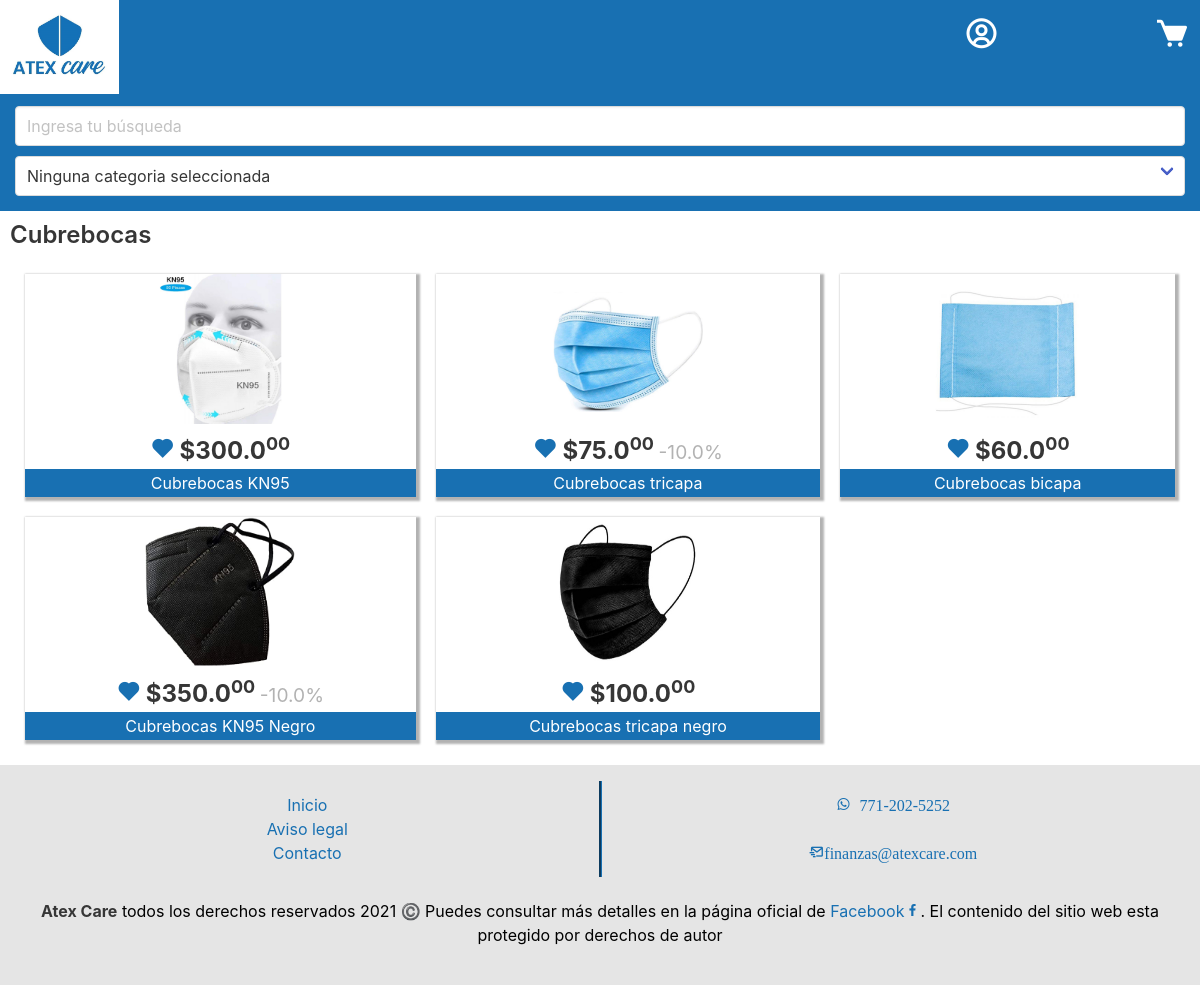
/productos/, run on the app's committed database.
### demo/models.py (models this page shows, shortened)
class Product (models.Model):
    class Category(models.IntegerChoices):
        CUBREBOCAS = 1
        BATAS = 2
        BOTAS = 3
        GORROS = 4
    name = models.CharField("nombre del producto", max_length=50)
    short_description = models.CharField("pequeña descripción", max_length=150)
    long_description = models.CharField("descripción larga", max_length=500)
    price = models.FloatField("precio normal")
    discount = models.FloatField("descuento")
    category = models.IntegerField(choices=Category.choices)
    image = models.ImageField(upload_to='principal_img', null=True)

### demo/views.py (the view)
# urls.py: path('productos/', views.products, name='productos'),
def products(request):
    lista = Product.objects.all()
    context = {
        "productos": lista,
    }
    return render(request, 'demo/products.html', context)

### demo/templates/demo/products.html (shortened to what this page needs)
{% extends 'demo/menu_login.html' %}
{% block body %}
    <section>
        <div class="content">
            <h3>Cubrebocas</h3>
            <div class="has-text-centered container__products">
                {% for p in productos %}
                <div class="column square__img">
                    <a href="{% url 'producto' p.id %}">
                        <img src="{{p.image.url}}" alt="cubrebocas">
                    </a>
                    <div class="products__desc">
                        <span>
                            <i class='bx bxs-heart bx-tada bx-sm' style='color:#1870b2'></i>
                        </span>
                        <span class="price"><strong>${{p.price}}<sup>00</sup></strong></span>
                        {% if p.discount > 0 %}
                        <span class="discount"> -{{p.discount}}%</span>
                        {% endif %}
                        <p class="description">{{p.name}}</p>
                    </div>
                </div>
                {% endfor %}
            </div>
        </div>
    </section>
{% block scripts %}
{% load static %}
{% endblock scripts %}
{% endblock body %}

### demo/templates/demo/menu_login.html (shortened to what this page needs)
{% extends 'demo/base.html' %}
{% block nav %}
<header>
    <div class="columns is-mobile container__login">
        <div class="column">
            <figure class="image">
                <a href="{% url 'index' %}">
                    {% load static %}
                    <img src="{% static 'demo/img/nav-img.png' %}" alt="logo_atex">
                </a>
            </figure>
        </div>
        <div class="column is-four-fifths">
            <div class="columns is-mobile icons__login">
                <div class="column is-four-fifths">
                    <a href="{% url 'login' %}">
                        <i class='bx bx-user-circle bx-md' style='color:#ffffff'></i>
                    </a>
                </div>
                <div class="column icons__end">
                    <a href="{% url 'detalle_carrito' %}">
                        <i class='bx bxs-cart bx-tada bx-md' style='color:#ffffff'></i>
                    </a>
                </div>
            </div>
        </div>
    </div>
    <div class="container__fields">
        <div class="field">
            <div class="control">
                <input class="input" type="text" placeholder="Ingresa tu búsqueda">
            </div>
            <div class="select">
                <select>
                    <option>Ninguna categoria seleccionada</option>
                </select>
            </div>
        </div>
    </div>
</header>
{% endblock nav %}

### demo/templates/demo/base.html (shortened to what this page needs)
<!DOCTYPE html>
<html lang="en">
<head>
    <link href='https://unpkg.com/boxicons@2.0.7/css/boxicons.min.css' rel='stylesheet'>
    <link rel="stylesheet" href="https://cdn.jsdelivr.net/npm/bulma@0.9.1/css/bulma.min.css">
    {% load static %}
    <link rel="stylesheet" href="{% static 'demo/styles.css' %}">
</head>
<body>
    {% block nav %}{% endblock nav %}
    {% block body %}{% endblock body %}
    <footer class="footer">
        <div class="columns is-mobile has-text-centered">
            <div class="column footer__col">
                <ul>
                    <li><a href="{% url 'index' %}">Inicio</a></li>
                    <li><a href="{% url 'legal' %}">Aviso legal</a></li>
                    <li><a href="{% url 'contacto' %}">Contacto</a></li>
                </ul>
            </div>
            <div class="column">
                <a href="">
                    <i class='bx bxl-whatsapp'> 771-202-5252</i>
                </a>
                <br><br>
                <a href="">
                    <i class='bx bx-mail-send'>finanzas@atexcare.com</i>
                </a>
            </div>
        </div>
        <div class="content has-text-centered footer__bot">
            <p>
                <strong>Atex Care</strong> todos los derechos reservados 2021 ©️
                Puedes consultar más detalles en la página oficial de
                <a href="https://www.facebook.com/CUBREBOCAS.atex.care/">Facebook<i
                        class='bx bxl-facebook bx-tada'></i></a>.
                El contenido del sitio web esta protegido por derechos de autor
            </p>
        </div>
    </footer>
</body>

### demo/static/demo/styles.css (style rules this page uses)
html, body { max-width: 100%; overflow-x: hidden; }
:root { --color-primary: #1870b2; --color-primary-reduced: rgb(24, 112, 178,0.1); --color-secondary: rgba(0, 0, 0, 0.1); --color-secondary-max: rgba(0, 0, 0, 0.3); --color-primary-text: #000000; --color-secondary-text: #FFFFFF; }
@media screen and (min-width: 600px) { .container__slogan .image, .container__login img { width: 50%; height: 10%; } }
@media screen and (min-width: 600px) { .footer .has-text-centered { font-size: 1rem; } }
@media screen and (min-width: 600px) { .container__products { grid-template-columns: auto auto !important; } }
@media only screen and (min-width: 1024px) { .container__products { grid-template-columns: auto auto auto !important; } }
.container__slogan, .container__slogan div, .container__login, .container__login div { margin: 0 !important; padding: 0; background-color: var(--color-primary); }
.container__login { padding-right: 10px !important; }
.icons__login div { display: grid; padding-top: 15px; text-align: right; }
.container__fields { background-color: var(--color-primary); padding: 2px 5px 15px 5px; }
.container__fields div { display: grid; align-self: center; text-align: center; padding: 5px; }
.text__slogan, .container__login { display: grid; align-self: center; text-align: center; }
.container__products { display: grid; grid-template-columns: auto; margin: 5px; }
.square__img { margin: 10px; padding: 0; box-shadow: 2px 2px 2px 2px rgb(0 0 0 / 30%) }
.square__img img { width: 150px; height: 150px; }
.description { padding: 2px; background-color: var(--color-primary); color: var(--color-secondary-text); }
.price { font-size: 1.5rem; }
.discount { color: var(--color-secondary-max); font-size: 1.2rem; }
.content { padding: 10px; }
.footer { font-size: 0.8rem; color: var(--color-primary-text); background-color: var(--color-secondary); padding: 28px; }
a { color: var(--color-primary); }
.footer__col { border-right-style: groove; border-right-color: var(--color-primary); }

### data on the page
Product: image (picture), price "300.0", name "Cubrebocas KN95"
Product: image (picture), price "75.0", discount "10.0", name "Cubrebocas tricapa"
Product: image (picture), price "60.0", name "Cubrebocas bicapa"
Product: image (picture), price "350.0", discount "10.0", name "Cubrebocas KN95 Negro"
Product: image (picture), price "100.0", name "Cubrebocas tricapa negro"
